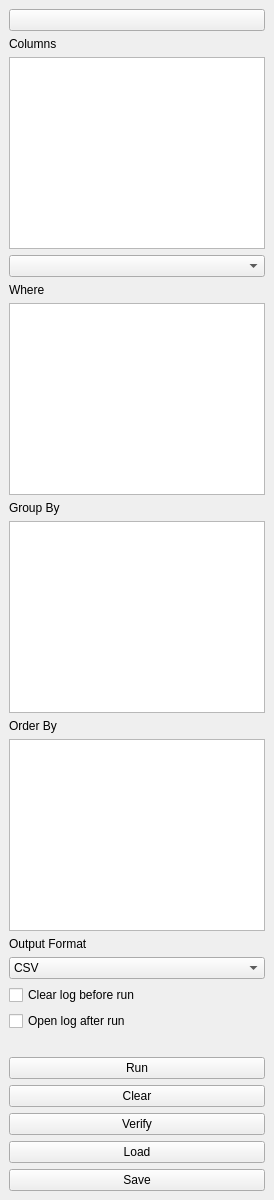
<?xml version='1.0' encoding='UTF-8'?>
<ui version="4.0">
 <class>DataSelectorDockWidget</class>
 <widget class="QDockWidget" name="DataSelectorDockWidget">
  <property name="windowTitle">
   <string>Data Selector</string>
  </property>
  <widget class="QWidget" name="dockWidgetContents">
   <layout class="QVBoxLayout" name="verticalLayout">

    <item>
     <widget class="QPushButton" name="buttonRefreshTables">
      <property name="toolTip"><string>Refresh list of tables</string></property></widget>
    </item>

    <item>
     <widget class="QLabel" name="labelColumns">
      <property name="text">
       <string>Columns</string>
      </property>
     </widget>
    </item>

    <item>
     <widget class="QTextEdit" name="textColumns"/>
    </item>

    <item>
     <widget class="QComboBox" name="comboTable"/>
    </item>

    <item>
     <widget class="QLabel" name="labelWhere">
      <property name="text">
       <string>Where</string>
      </property>
     </widget>
    </item>

    <item>
     <widget class="QTextEdit" name="textWhere"><property name="minimumSize"><size><width>0</width><height>40</height></size></property></widget>
    </item>

    <item>
     <widget class="QLabel" name="labelGroupBy">
      <property name="text">
       <string>Group By</string>
      </property>
     </widget>
    </item>

    <item>
     <widget class="QTextEdit" name="textGroupBy"><property name="minimumSize"><size><width>0</width><height>40</height></size></property></widget>
    </item>

    <item>
     <widget class="QLabel" name="labelOrderBy">
      <property name="text">
       <string>Order By</string>
      </property>
     </widget>
    </item>

    <item>
     <widget class="QTextEdit" name="textOrderBy"><property name="minimumSize"><size><width>0</width><height>40</height></size></property></widget>
    </item>

    <item>
     <widget class="QLabel" name="labelOutput">
      <property name="text">
       <string>Output Format</string>
      </property>
     </widget>
    </item>

    <item>
     <widget class="QComboBox" name="comboOutput">
      <item><property name="text"><string>CSV</string></property></item>
      <item><property name="text"><string>TXT</string></property></item>
      <item><property name="text"><string>SHP</string></property></item>
     </widget>
    </item>

    <item>
 <widget class="QCheckBox" name="checkClearLog">
  <property name="text">
   <string>Clear log before run</string>
  </property>
 </widget>
</item><item>
 <widget class="QCheckBox" name="checkOpenLog">
  <property name="text">
   <string>Open log after run</string>
  </property>
 </widget>
</item><item>
     <widget class="QLabel" name="labelMessage">
      <property name="text">
       <string/>
      </property>
     </widget>
    </item>

    <item>
     <widget class="QPushButton" name="buttonRun">
      <property name="text">
       <string>Run</string>
      </property>
     </widget>
    </item>

    <item>
     <widget class="QPushButton" name="buttonClear">
      <property name="text">
       <string>Clear</string>
      </property>
     </widget>
    </item>

    <item>
     <widget class="QPushButton" name="buttonVerify">
      <property name="text">
       <string>Verify</string>
      </property>
     </widget>
    </item>

    <item>
     <widget class="QPushButton" name="buttonLoad">
      <property name="text">
       <string>Load</string>
      </property>
     </widget>
    </item>

    <item>
     <widget class="QPushButton" name="buttonSave">
      <property name="text">
       <string>Save</string>
      </property>
     </widget>
    </item>

   </layout>
  </widget>
 </widget>
 <resources/>
 <connections/>
</ui>
